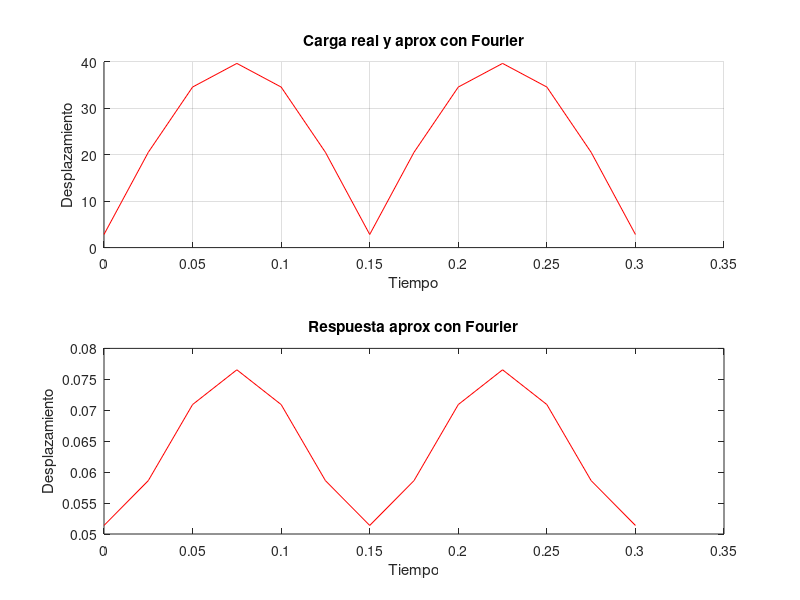

Write MATLAB code to recreate this figure.
function cargaPeriodica
  clc
  clear
  close all

  %---------Parametros a modificar------------------%

  k = 40*pi^2; #Rigidez del sistema
  m = 1; #Masa del sistema
  Ramort = 0; #Relacion de amortiguamiento zitta
  Tp = 0.3; #Periodo de la carga
  tf=Tp; #Tiempo final hasta el que queremos printear la carga y respuesta
  numArmonicos = 8; %Numero de Armonicos
  dt=0.025;
  Fo=40;
  frecWf = (2*pi)/Tp; #Frecuencia forzada.Si nos dan Tp calcularla asi, si no colocar el valor que nos dan

  frecW = sqrt(k/m); #Frecuencia natural del sistema. La calculamos mediante k y m
  beta = frecWf/frecW; #Relacion de frecuencias
  N = Tp/dt; %Numero de puntos en los que discretizamos
  tiempo =0:dt:Tp; #Este es el paso del tiempo para calcular la fuerza hasta su periodo. La usamos para calculas los coeficientes
  tiempoGrafica=0:dt:tf; #Este es el paso del tiempo para graficar la fuerza y la respuesta mas veces para cualquier tiempo

  %-------------------COEFICIENTES DE FOURIER---------------------%

  #Ahora calculamos los coeficientes de fourier
  #Primero calculamos el coeficiente a0
  #contador=1;
    #for t=tiempo
      #vectorP(contador)=P(t);
      #contador++;
    #endfor
    a0=(4*Fo)/pi; #OJO,mirar bien el ejercicio con este valor porque confunde
  contador=1;
  for i=2:2:numArmonicos
    #for t=tiempo
      #Ahora seteamos la matriz A y B, cuyas filas corresponden al numero de armonicos y columnas la discretizacion
      #en el intervalo determinado por el vector t. Estas son las funciones que luego integramos con el metodo del trapecio
      #A(i,contador)=P(t)*cos(frecWf*i*t); #Esta es un producto de funciones en forma discreta
      #B(i,contador)=P(t)*sin(frecWf*i*t); #Esto es un producto de funciones en forma discreta
      #contador++;
    #endfor
    #Ahora calculamos los coeficientes am y bm para cada armonico
    am(contador)=-((4*Fo)/(pi*(i^2-1))); #Para cada modo esto es un escalar
    bm(contador)=0; #Para cada modo esto es un escalar
    contador++;
    #La funcion trapz calcula la integral numerica de A y B por el metodo del trapecio con un paso de tiempo dt
  endfor
  %-------------------------APROXIMACION DE LA CARGA-----------------------------------%
  #Una vez calculado los numArmonicos armonicos, podemos aplicar la serie trigonometrica de Fourier para aproximar nuestra funcion
  #Aca si usamos el tiempoGrafica, para printear la carga y respuesta hasta el tiempo que queramos
  contador=1;
  for t=tiempoGrafica
    sumaAuxiliarFourier=a0/2;
    contador2=1;
    for i=2:2:numArmonicos
      sumaAuxiliarFourier=sumaAuxiliarFourier+am(contador2)*cos(frecWf*i*t)+bm(contador2)*sin(frecWf*i*t);
      contador2++;
    endfor
    cargaFourier(contador)=sumaAuxiliarFourier;
    contador++;
  endfor

  %-------------------------RESPUESTA DEL SISTEMA-------------------------------%
  #Ahora vamos a calcular la respuesta del sistema
  contador=1;
  for t=tiempoGrafica
    sumaAuxiliarRespuestaFourier=a0/(2*k);
    contador2=1;
    for i=2:2:numArmonicos
      #Primero calculamos los parametros Dm y titam
      tanTita=(2*Ramort*beta*i)/(1-(beta*i)^2);
      tita=atan(tanTita);
      Dm=1/sqrt(((1-(beta*i)^2)^2)+(2*Ramort*beta*i)^2);
      #Ahora la serie de fourier
      sumaAuxiliarRespuestaFourier=sumaAuxiliarRespuestaFourier+(1/k)*(am(contador2)*Dm*cos(frecWf*i*t-tita)+bm(contador2)*Dm*sin(frecWf*i*t-tita));
      contador2++;
    endfor
    respuestaFourier(contador)=sumaAuxiliarRespuestaFourier;
    contador++;
  endfor

  #Printeamos el output de respuesta
  disp(['El valor de la carga en el instante tf= ',num2str(tf),'s es:'])
  disp(cargaFourier(end));
  disp(['El valor de la respuesta en el instante tf= ',num2str(tf),'s es:'])
  disp(respuestaFourier(end));
  disp(['El vector de carga aproximado hasta tf= ',num2str(tf),'s es:'])
  disp(cargaFourier);
  disp(['El vector de respuesta aproximado hasta tf= ',num2str(tf),'s es:'])
  disp(respuestaFourier);

  %--------------------------PLOTEO------------------------------------%
  figure(1)
  subplot(2,1,1);
  hold on
  grid on
  #plot(tiempo,vectorP,'b');
  plot(tiempoGrafica,cargaFourier,'r');
  title('Carga real y aprox con Fourier');
  xlabel('Tiempo');
  ylabel('Desplazamiento');
  hold off
  subplot(2,1,2);
  grid on
  plot(tiempoGrafica,respuestaFourier,'r');
  title('Respuesta aprox con Fourier');
  xlabel('Tiempo');
  ylabel('Desplazamiento');
endfunction


function y = P(t)
  %------------Parametros a modificar--------------%
  Tp=3*pi;
  Po=10;
  if(t>=0) && (t<=2*pi)
    y=Po*sin((3*pi/Tp)*t);
  else
    y=0;
  endif
  %------------------------------------------------------%

endfunction

